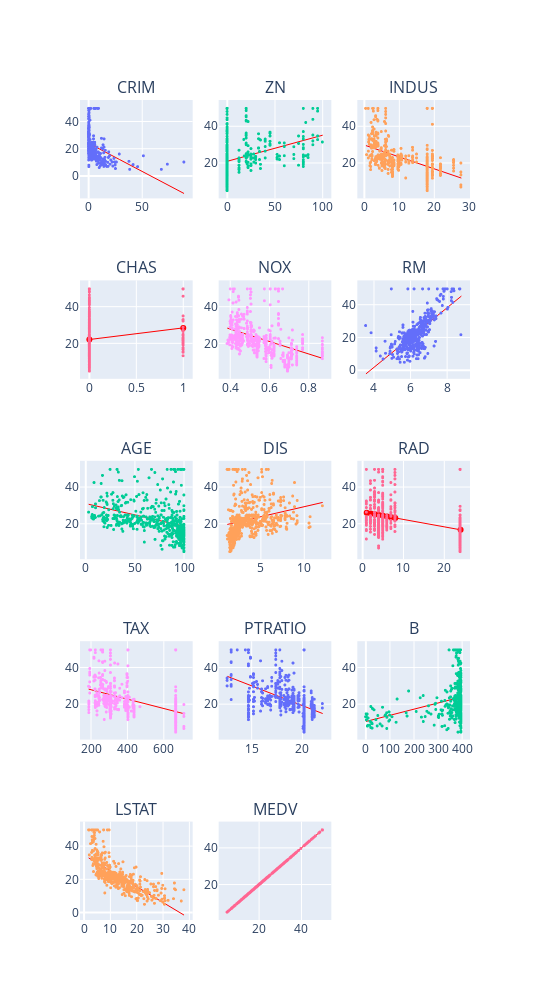

Here is the notebook cell this chart was saved with:
### Markdown cell above
These results do corroborate our initial assumptions about having outliers in some columns. Let's also plot some scatter plots for each feature and the target variable, as well as their intercept lines:

### Code cell
from plotly.subplots import make_subplots
import plotly.graph_objects as go
import math
import numpy as np

total_items = len(df.columns)
items_per_row = 3
total_rows = math.ceil(total_items / items_per_row)

fig = make_subplots(rows=total_rows, cols=items_per_row, subplot_titles=df.columns)

cur_row = 1
cur_col = 1

for index, column in enumerate(df.columns):
    fig.add_trace(go.Scattergl(x=df[column], 
                            y=df['MEDV'], 
                            mode="markers", 
                            marker=dict(size=3)), 
                  row=cur_row, 
                  col=cur_col)
    
    intercept = np.poly1d(np.polyfit(df[column], df['MEDV'], 1))(np.unique(df[column]))
    
    fig.add_trace(go.Scatter(x=np.unique(df[column]), 
                             y=intercept, 
                             line=dict(color='red', width=1)), 
                  row=cur_row, 
                  col=cur_col)
    
    if cur_col % items_per_row == 0:
        cur_col = 1
        cur_row = cur_row + 1
    else:
        cur_col = cur_col + 1
    

fig.update_layout(height=1000, width=550, showlegend=False)
fig.show()

### Figure 1 — Plotly figure (JSON) as saved in the notebook; plotly's stock layout.template omitted (floating-point values rounded to 4 significant figures; data arrays with more than 128 entries replaced by an {"elided": "..."} marker saying what was removed)
{"data": [{"marker": {"size": 3}, "mode": "markers", "type": "scattergl", "x": {"elided": "506 float values"}, "xaxis": "x", "y": {"elided": "506 float values"}, "yaxis": "y"}, {"line": {"color": "red", "width": 1}, "type": "scatter", "x": {"elided": "504 float values"}, "xaxis": "x", "y": {"elided": "504 float values"}, "yaxis": "y"}, {"marker": {"size": 3}, "mode": "markers", "type": "scattergl", "x": {"elided": "506 float values"}, "xaxis": "x2", "y": {"elided": "506 float values"}, "yaxis": "y2"}, {"line": {"color": "red", "width": 1}, "type": "scatter", "x": [0, 12.5, 17.5, 18, 20, 21, 22, 25, 28, 30, 33, 34, 35, 40, 45, 52.5, 55, 60, 70, 75, 80, 82.5, 85, 90, 95, 100], "xaxis": "x2", "y": [20.92, 22.69, 23.41, 23.48, 23.76, 23.9, 24.04, 24.47, 24.9, 25.18, 25.61, 25.75, 25.89, 26.6, 27.31, 28.38, 28.74, 29.45, 30.87, 31.58, 32.29, 32.64, 33.0, 33.71, 34.42, 35.13], "yaxis": "y2"}, {"marker": {"size": 3}, "mode": "markers", "type": "scattergl", "x": {"elided": "506 float values"}, "xaxis": "x3", "y": {"elided": "506 float values"}, "yaxis": "y3"}, {"line": {"color": "red", "width": 1}, "type": "scatter", "x": [0.46, 0.74, 1.21, 1.22, 1.25, 1.32, 1.38, 1.47, 1.52, 1.69, 1.76, 1.89, 1.91, 2.01, 2.02, 2.03, 2.18, 2.24, 2.25, 2.31, 2.46, 2.68, 2.89, 2.93, 2.95, 2.97, 3.24, 3.33, 3.37, 3.41, 3.44, 3.64, 3.75, 3.78, 3.97, 4, 4.05, 4.15, 4.39, 4.49, 4.86, 4.93, 4.95, 5.13, 5.19, 5.32, 5.64, 5.86, 5.96, 6.06, 6.07, 6.09, 6.2, 6.41, 6.91, 6.96, 7.07, 7.38, 7.87, 8.14, 8.56, 9.69, 9.9, 10.01, 10.59, 10.81, 11.93, 12.83, 13.89, 13.92, 15.04, 18.1, 19.58, 21.89, 25.65, 27.74], "xaxis": "x3", "y": [29.46, 29.28, 28.97, 28.96, 28.94, 28.9, 28.86, 28.8, 28.77, 28.66, 28.61, 28.53, 28.52, 28.45, 28.44, 28.44, 28.34, 28.3, 28.3, 28.26, 28.16, 28.02, 27.88, 27.85, 27.84, 27.83, 27.65, 27.6, 27.57, 27.54, 27.52, 27.39, 27.32, 27.3, 27.18, 27.16, 27.13, 27.06, 26.91, 26.84, 26.6, 26.56, 26.54, 26.43, 26.39, 26.3, 26.1, 25.95, 25.89, 25.83, 25.82, 25.81, 25.73, 25.6, 25.27, 25.24, 25.17, 24.97, 24.65, 24.48, 24.2, 23.47, 23.33, 23.26, 22.89, 22.74, 22.02, 21.43, 20.75, 20.73, 20.0, 18.02, 17.06, 15.56, 13.12, 11.77], "yaxis": "y3"}, {"marker": {"size": 3}, "mode": "markers", "type": "scattergl", "x": {"elided": "506 int values"}, "xaxis": "x4", "y": {"elided": "506 float values"}, "yaxis": "y4"}, {"line": {"color": "red", "width": 1}, "type": "scatter", "x": [0, 1], "xaxis": "x4", "y": [22.09, 28.44], "yaxis": "y4"}, {"marker": {"size": 3}, "mode": "markers", "type": "scattergl", "x": {"elided": "506 float values"}, "xaxis": "x5", "y": {"elided": "506 float values"}, "yaxis": "y5"}, {"line": {"color": "red", "width": 1}, "type": "scatter", "x": [0.385, 0.389, 0.392, 0.394, 0.398, 0.4, 0.401, 0.403, 0.404, 0.405, 0.409, 0.41, 0.411, 0.413, 0.415, 0.4161, 0.422, 0.426, 0.428, 0.429, 0.431, 0.433, 0.435, 0.437, 0.4379, 0.439, 0.442, 0.4429, 0.445, 0.447, 0.448, 0.449, 0.453, 0.458, 0.46, 0.464, 0.469, 0.472, 0.484, 0.488, 0.489, 0.493, 0.499, 0.504, 0.507, 0.51, 0.515, 0.518, 0.52, 0.524, 0.532, 0.538, 0.544, 0.547, 0.55, 0.573, 0.575, 0.58, 0.581, 0.583, 0.584, 0.585, 0.597, 0.605, 0.609, 0.614, 0.624, 0.631, 0.647, 0.655, 0.659, 0.668, 0.671, 0.679, 0.693, 0.7, 0.713, 0.718, 0.74, 0.77, 0.871], "xaxis": "x5", "y": [28.29, 28.15, 28.05, 27.98, 27.85, 27.78, 27.75, 27.68, 27.64, 27.61, 27.47, 27.44, 27.41, 27.34, 27.27, 27.23, 27.03, 26.9, 26.83, 26.8, 26.73, 26.66, 26.59, 26.52, 26.49, 26.46, 26.35, 26.32, 26.25, 26.19, 26.15, 26.12, 25.98, 25.81, 25.74, 25.61, 25.44, 25.34, 24.93, 24.79, 24.76, 24.63, 24.42, 24.25, 24.15, 24.05, 23.88, 23.78, 23.71, 23.57, 23.3, 23.1, 22.9, 22.79, 22.69, 21.91, 21.84, 21.67, 21.64, 21.57, 21.54, 21.5, 21.1, 20.83, 20.69, 20.52, 20.18, 19.94, 19.4, 19.13, 19.0, 18.69, 18.59, 18.32, 17.84, 17.6, 17.16, 16.99, 16.25, 15.23, 11.8], "yaxis": "y5"}, {"marker": {"size": 3}, "mode": "markers", "type": "scattergl", "x": {"elided": "506 float values"}, "xaxis": "x6", "y": {"elided": "506 float values"}, "yaxis": "y6"}, {"line": {"color": "red", "width": 1}, "type": "scatter", "x": {"elided": "446 float values"}, "xaxis": "x6", "y": {"elided": "446 float values"}, "yaxis": "y6"}, {"marker": {"size": 3}, "mode": "markers", "type": "scattergl", "x": {"elided": "506 float values"}, "xaxis": "x7", "y": {"elided": "506 float values"}, "yaxis": "y7"}, {"line": {"color": "red", "width": 1}, "type": "scatter", "x": {"elided": "356 float values"}, "xaxis": "x7", "y": {"elided": "356 float values"}, "yaxis": "y7"}, {"marker": {"size": 3}, "mode": "markers", "type": "scattergl", "x": {"elided": "506 float values"}, "xaxis": "x8", "y": {"elided": "506 float values"}, "yaxis": "y8"}, {"line": {"color": "red", "width": 1}, "type": "scatter", "x": {"elided": "412 float values"}, "xaxis": "x8", "y": {"elided": "412 float values"}, "yaxis": "y8"}, {"marker": {"size": 3}, "mode": "markers", "type": "scattergl", "x": {"elided": "506 int values"}, "xaxis": "x9", "y": {"elided": "506 float values"}, "yaxis": "y9"}, {"line": {"color": "red", "width": 1}, "type": "scatter", "x": [1, 2, 3, 4, 5, 6, 7, 8, 24], "xaxis": "x9", "y": [25.98, 25.58, 25.17, 24.77, 24.37, 23.96, 23.56, 23.16, 16.71], "yaxis": "y9"}, {"marker": {"size": 3}, "mode": "markers", "type": "scattergl", "x": {"elided": "506 int values"}, "xaxis": "x10", "y": {"elided": "506 float values"}, "yaxis": "y10"}, {"line": {"color": "red", "width": 1}, "type": "scatter", "x": [187, 188, 193, 198, 216, 222, 223, 224, 226, 233, 241, 242, 243, 244, 245, 247, 252, 254, 255, 256, 264, 265, 270, 273, 276, 277, 279, 280, 281, 284, 285, 287, 289, 293, 296, 300, 304, 305, 307, 311, 313, 315, 329, 330, 334, 335, 337, 345, 348, 351, 352, 358, 370, 384, 391, 398, 402, 403, 411, 422, 430, 432, 437, 469, 666, 711], "xaxis": "x10", "y": [28.19, 28.16, 28.04, 27.91, 27.45, 27.29, 27.27, 27.24, 27.19, 27.01, 26.81, 26.78, 26.76, 26.73, 26.71, 26.66, 26.53, 26.48, 26.45, 26.43, 26.22, 26.2, 26.07, 25.99, 25.91, 25.89, 25.84, 25.81, 25.79, 25.71, 25.68, 25.63, 25.58, 25.48, 25.4, 25.3, 25.2, 25.17, 25.12, 25.02, 24.97, 24.92, 24.56, 24.53, 24.43, 24.41, 24.35, 24.15, 24.07, 24.0, 23.97, 23.82, 23.51, 23.15, 22.97, 22.79, 22.69, 22.67, 22.46, 22.18, 21.98, 21.93, 21.8, 20.98, 15.94, 14.79], "yaxis": "y10"}, {"marker": {"size": 3}, "mode": "markers", "type": "scattergl", "x": {"elided": "506 float values"}, "xaxis": "x11", "y": {"elided": "506 float values"}, "yaxis": "y11"}, {"line": {"color": "red", "width": 1}, "type": "scatter", "x": [12.6, 13, 13.6, 14.4, 14.7, 14.8, 14.9, 15.1, 15.2, 15.3, 15.5, 15.6, 15.9, 16, 16.1, 16.4, 16.6, 16.8, 16.9, 17, 17.3, 17.4, 17.6, 17.8, 17.9, 18, 18.2, 18.3, 18.4, 18.5, 18.6, 18.7, 18.8, 18.9, 19, 19.1, 19.2, 19.6, 19.7, 20.1, 20.2, 20.9, 21, 21.1, 21.2, 22], "xaxis": "x11", "y": [35.16, 34.3, 33.01, 31.28, 30.63, 30.42, 30.2, 29.77, 29.56, 29.34, 28.91, 28.69, 28.05, 27.83, 27.61, 26.97, 26.54, 26.1, 25.89, 25.67, 25.03, 24.81, 24.38, 23.95, 23.73, 23.52, 23.08, 22.87, 22.65, 22.44, 22.22, 22.01, 21.79, 21.57, 21.36, 21.14, 20.93, 20.06, 19.85, 18.99, 18.77, 17.26, 17.04, 16.83, 16.61, 14.89], "yaxis": "y11"}, {"marker": {"size": 3}, "mode": "markers", "type": "scattergl", "x": {"elided": "506 float values"}, "xaxis": "x12", "y": {"elided": "506 float values"}, "yaxis": "y12"}, {"line": {"color": "red", "width": 1}, "type": "scatter", "x": {"elided": "357 float values"}, "xaxis": "x12", "y": {"elided": "357 float values"}, "yaxis": "y12"}, {"marker": {"size": 3}, "mode": "markers", "type": "scattergl", "x": {"elided": "506 float values"}, "xaxis": "x13", "y": {"elided": "506 float values"}, "yaxis": "y13"}, {"line": {"color": "red", "width": 1}, "type": "scatter", "x": {"elided": "455 float values"}, "xaxis": "x13", "y": {"elided": "455 float values"}, "yaxis": "y13"}, {"marker": {"size": 3}, "mode": "markers", "type": "scattergl", "x": {"elided": "506 float values"}, "xaxis": "x14", "y": {"elided": "506 float values"}, "yaxis": "y14"}, {"line": {"color": "red", "width": 1}, "type": "scatter", "x": {"elided": "229 float values"}, "xaxis": "x14", "y": {"elided": "229 float values"}, "yaxis": "y14"}], "layout": {"annotations": [{"font": {"size": 16}, "showarrow": false, "text": "CRIM", "x": 0.1444, "xanchor": "center", "xref": "paper", "y": 1, "yanchor": "bottom", "yref": "paper"}, {"font": {"size": 16}, "showarrow": false, "text": "ZN", "x": 0.5, "xanchor": "center", "xref": "paper", "y": 1, "yanchor": "bottom", "yref": "paper"}, {"font": {"size": 16}, "showarrow": false, "text": "INDUS", "x": 0.8556, "xanchor": "center", "xref": "paper", "y": 1, "yanchor": "bottom", "yref": "paper"}, {"font": {"size": 16}, "showarrow": false, "text": "CHAS", "x": 0.1444, "xanchor": "center", "xref": "paper", "y": 0.78, "yanchor": "bottom", "yref": "paper"}, {"font": {"size": 16}, "showarrow": false, "text": "NOX", "x": 0.5, "xanchor": "center", "xref": "paper", "y": 0.78, "yanchor": "bottom", "yref": "paper"}, {"font": {"size": 16}, "showarrow": false, "text": "RM", "x": 0.8556, "xanchor": "center", "xref": "paper", "y": 0.78, "yanchor": "bottom", "yref": "paper"}, {"font": {"size": 16}, "showarrow": false, "text": "AGE", "x": 0.1444, "xanchor": "center", "xref": "paper", "y": 0.56, "yanchor": "bottom", "yref": "paper"}, {"font": {"size": 16}, "showarrow": false, "text": "DIS", "x": 0.5, "xanchor": "center", "xref": "paper", "y": 0.56, "yanchor": "bottom", "yref": "paper"}, {"font": {"size": 16}, "showarrow": false, "text": "RAD", "x": 0.8556, "xanchor": "center", "xref": "paper", "y": 0.56, "yanchor": "bottom", "yref": "paper"}, {"font": {"size": 16}, "showarrow": false, "text": "TAX", "x": 0.1444, "xanchor": "center", "xref": "paper", "y": 0.34, "yanchor": "bottom", "yref": "paper"}, {"font": {"size": 16}, "showarrow": false, "text": "PTRATIO", "x": 0.5, "xanchor": "center", "xref": "paper", "y": 0.34, "yanchor": "bottom", "yref": "paper"}, {"font": {"size": 16}, "showarrow": false, "text": "B", "x": 0.8556, "xanchor": "center", "xref": "paper", "y": 0.34, "yanchor": "bottom", "yref": "paper"}, {"font": {"size": 16}, "showarrow": false, "text": "LSTAT", "x": 0.1444, "xanchor": "center", "xref": "paper", "y": 0.12, "yanchor": "bottom", "yref": "paper"}, {"font": {"size": 16}, "showarrow": false, "text": "MEDV", "x": 0.5, "xanchor": "center", "xref": "paper", "y": 0.12, "yanchor": "bottom", "yref": "paper"}], "height": 1000, "showlegend": false, "width": 550, "xaxis": {"anchor": "y", "domain": [0, 0.2889]}, "xaxis10": {"anchor": "y10", "domain": [0, 0.2889]}, "xaxis11": {"anchor": "y11", "domain": [0.3556, 0.6444]}, "xaxis12": {"anchor": "y12", "domain": [0.7111, 1]}, "xaxis13": {"anchor": "y13", "domain": [0, 0.2889]}, "xaxis14": {"anchor": "y14", "domain": [0.3556, 0.6444]}, "xaxis15": {"anchor": "y15", "domain": [0.7111, 1]}, "xaxis2": {"anchor": "y2", "domain": [0.3556, 0.6444]}, "xaxis3": {"anchor": "y3", "domain": [0.7111, 1]}, "xaxis4": {"anchor": "y4", "domain": [0, 0.2889]}, "xaxis5": {"anchor": "y5", "domain": [0.3556, 0.6444]}, "xaxis6": {"anchor": "y6", "domain": [0.7111, 1]}, "xaxis7": {"anchor": "y7", "domain": [0, 0.2889]}, "xaxis8": {"anchor": "y8", "domain": [0.3556, 0.6444]}, "xaxis9": {"anchor": "y9", "domain": [0.7111, 1]}, "yaxis": {"anchor": "x", "domain": [0.88, 1]}, "yaxis10": {"anchor": "x10", "domain": [0.22, 0.34]}, "yaxis11": {"anchor": "x11", "domain": [0.22, 0.34]}, "yaxis12": {"anchor": "x12", "domain": [0.22, 0.34]}, "yaxis13": {"anchor": "x13", "domain": [0, 0.12]}, "yaxis14": {"anchor": "x14", "domain": [0, 0.12]}, "yaxis15": {"anchor": "x15", "domain": [0, 0.12]}, "yaxis2": {"anchor": "x2", "domain": [0.88, 1]}, "yaxis3": {"anchor": "x3", "domain": [0.88, 1]}, "yaxis4": {"anchor": "x4", "domain": [0.66, 0.78]}, "yaxis5": {"anchor": "x5", "domain": [0.66, 0.78]}, "yaxis6": {"anchor": "x6", "domain": [0.66, 0.78]}, "yaxis7": {"anchor": "x7", "domain": [0.44, 0.56]}, "yaxis8": {"anchor": "x8", "domain": [0.44, 0.56]}, "yaxis9": {"anchor": "x9", "domain": [0.44, 0.56]}}}
